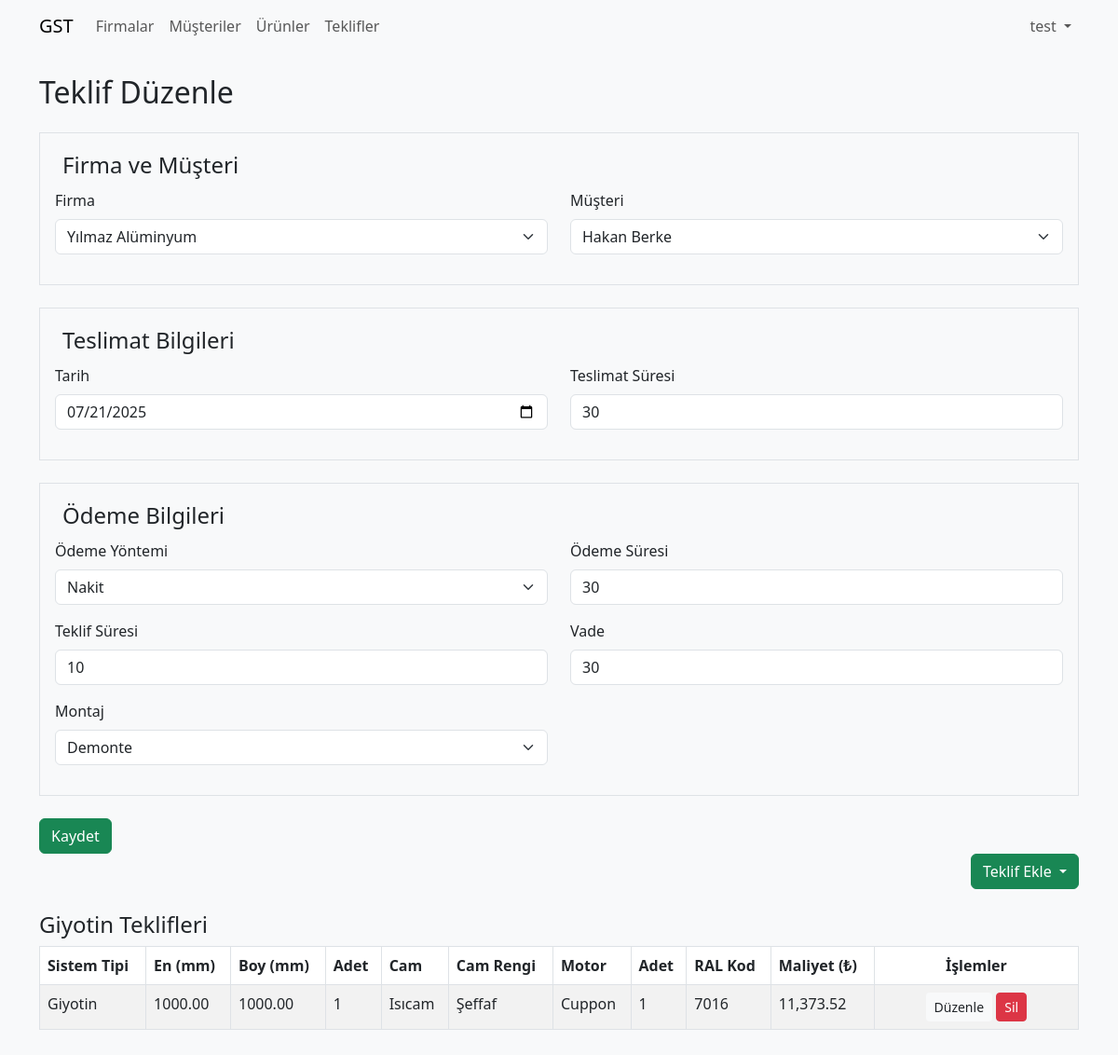
/offer_form?id=4 (signed in), run on the app's committed database.
### tables this page shows
CREATE TABLE `master_quotes` (
  `id` bigint(20) UNSIGNED NOT NULL,
  `company_id` int(10) UNSIGNED NOT NULL,
  `contact_id` int(10) UNSIGNED NOT NULL,
  `quote_date` date NOT NULL,
  `prepared_by` int(10) UNSIGNED DEFAULT NULL,
  `delivery_term` varchar(50) DEFAULT NULL,
  `payment_method` varchar(50) DEFAULT NULL,
  `payment_due` varchar(50) DEFAULT NULL,
  `quote_validity` varchar(50) DEFAULT NULL,
  `maturity` varchar(50) DEFAULT NULL,
  `total_amount` decimal(14,2) DEFAULT NULL,
  `discount_rate` decimal(5,2) DEFAULT NULL,
  `discount_amount` decimal(14,2) DEFAULT NULL,
  `vat_rate` decimal(5,2) DEFAULT NULL,
  `vat_amount` decimal(14,2) DEFAULT NULL,
  `taxes_included_total` decimal(14,2) DEFAULT NULL,
  `assembly_type` varchar(255) DEFAULT NULL
);

CREATE TABLE `companies` (
  `id` int(10) UNSIGNED NOT NULL,
  `name` varchar(100) NOT NULL,
  `phone` varchar(20) DEFAULT NULL,
  `address` varchar(255) DEFAULT NULL,
  `email` varchar(100) DEFAULT NULL
);

CREATE TABLE `guillotine_quotes` (
  `id` bigint(20) UNSIGNED NOT NULL,
  `master_quote_id` bigint(20) UNSIGNED NOT NULL,
  `system_type` varchar(50) NOT NULL,
  `width_mm` decimal(10,2) NOT NULL,
  `height_mm` decimal(10,2) NOT NULL,
  `system_qty` int(10) UNSIGNED NOT NULL,
  `motor_system` varchar(50) DEFAULT NULL,
  `remote_system` varchar(50) DEFAULT NULL,
  `remote_qty` int(10) UNSIGNED DEFAULT NULL,
  `ral_code` varchar(50) DEFAULT NULL,
  `glass_type` varchar(50) DEFAULT NULL,
  `glass_color` varchar(50) DEFAULT NULL,
  `total_price` decimal(12,2) DEFAULT NULL,
  `profit_margin_rate` decimal(5,2) DEFAULT NULL COMMENT 'Yüzde cinsinden kâr marjı oranı',
  `profit_margin_amount` decimal(12,2) DEFAULT NULL COMMENT 'Toplam fiyat üzerinden hesaplanan kâr tutarı'
);

### helpers/theme.php (called while the page is built, shortened)
<?php
function get_theme(): string
{
    return $_SESSION['theme'] ?? 'light';
}
function theme_css(): string
{
    return (get_theme() === 'dark')
        ? 'https://cdn.jsdelivr.net/npm/bootswatch@5.3.0/dist/darkly/bootstrap.min.css'
        : 'https://cdn.jsdelivr.net/npm/bootstrap@5.3.0/dist/css/bootstrap.min.css';
}
function get_color(): string
{
    return $_SESSION['color'] ?? 'primary';
}

### offer_form.php (the view, shortened to what this page needs)
<?php
require_once 'config.php';
require_once 'helpers/theme.php';
$companyStmt = $pdo->query("SELECT id, name FROM companies ORDER BY name");
$companies = $companyStmt->fetchAll();
$customerStmt = $pdo->query("SELECT id, CONCAT(first_name,' ',last_name) AS name FROM customers ORDER BY first_name, last_name");
$customers = $customerStmt->fetchAll();
$canAdd = count($companies) > 0 && count($customers) > 0;
$id = isset($_GET['id']) ? (int) $_GET['id'] : 0;
$quote = null;
$guillotines = [];
if ($id) {
    $stmt = $pdo->prepare("SELECT * FROM master_quotes WHERE id = :id");
    $stmt->execute([':id' => $id]);
    $quote = $stmt->fetch();
    $gStmt = $pdo->prepare("SELECT * FROM guillotine_quotes WHERE master_quote_id = :id");
    $gStmt->execute([':id' => $id]);
    $guillotines = $gStmt->fetchAll();
}
?>
<!DOCTYPE html>
<html lang="tr">
<head>
    <link href="<?php echo theme_css(); ?>" rel="stylesheet">
</head>
<body class="bg-light">
    <?php include 'includes/header.php'; ?>
    <div class="container py-4">
        <h2 class="mb-4">Teklif <?php echo $id ? 'Düzenle' : 'Ekle'; ?></h2>
        <?php if (!$canAdd): ?>
        <div class="alert alert-warning">
            Teklif ekleyebilmek için önce <a href="company" class="alert-link">firma</a> ve <a href="customers"
                class="alert-link">müşteri</a> eklemelisiniz.
        </div>
        <?php else: ?>
        <form method="post">
            <fieldset class="border p-3 mb-4">
                <legend class="w-auto px-2">Firma ve Müşteri</legend>
                <div class="row">
                    <div class="col-md-6 mb-3">
                        <label class="form-label">Firma</label>
                        <select name="company_id" class="form-select" required>
                            <?php foreach ($companies as $co): ?>
                            <option value="<?php echo $co['id']; ?>"
                                <?php echo ($quote && $quote['company_id'] == $co['id']) ? 'selected' : ''; ?>>
                                <?php echo htmlspecialchars($co['name']); ?></option>
                            <?php endforeach; ?>
                        </select>
                    </div>
                    <div class="col-md-6 mb-3">
                        <label class="form-label">Müşteri</label>
                        <select name="contact_id" class="form-select" required>
                            <?php foreach ($customers as $cu): ?>
                            <option value="<?php echo $cu['id']; ?>"
                                <?php echo ($quote && $quote['contact_id'] == $cu['id']) ? 'selected' : ''; ?>>
                                <?php echo htmlspecialchars($cu['name']); ?></option>
                            <?php endforeach; ?>
                        </select>
                    </div>
                </div>
            </fieldset>
            <fieldset class="border p-3 mb-4">
                <legend class="w-auto px-2">Teslimat Bilgileri</legend>
                <div class="row">
                    <div class="col-md-6 mb-3">
                        <label class="form-label">Tarih</label>
                        <input type="date" name="quote_date" class="form-control"
                            value="<?php echo $quote ? htmlspecialchars($quote['quote_date']) : ''; ?>" required>
                    </div>
                    <div class="col-md-6 mb-3">
                        <label class="form-label">Teslimat Süresi</label>
                        <input type="text" name="delivery_term" class="form-control"
                            value="<?php echo $quote ? htmlspecialchars($quote['delivery_term']) : ''; ?>">
                    </div>
                </div>
            </fieldset>
            <fieldset class="border p-3 mb-4">
                <legend class="w-auto px-2">Ödeme Bilgileri</legend>
                <div class="row">
                    <div class="col-md-6 mb-3">
                        <label class="form-label">Ödeme Yöntemi</label>
                        <select name="payment_method" class="form-select">
                            <?php
                            $methods = ['Nakit', 'Havale/EFT', 'Kredi Kartı', 'Çek', 'Senet'];
                            $current = $quote['payment_method'] ?? '';
                            foreach ($methods as $method): ?>
                            <option value="<?php echo $method; ?>"
                                <?php echo $current === $method ? 'selected' : ''; ?>>
                                <?php echo $method; ?></option>
                            <?php endforeach; ?>
                        </select>
                    </div>
                    <div class="col-md-6 mb-3">
                        <label class="form-label">Ödeme Süresi</label>
                        <input type="text" name="payment_due" class="form-control"
                            value="<?php echo $quote ? htmlspecialchars($quote['payment_due']) : ''; ?>">
                    </div>
                </div>
                <div class="row">
                    <div class="col-md-6 mb-3">
                        <label class="form-label">Teklif Süresi</label>
                        <input type="text" name="quote_validity" class="form-control"
                            value="<?php echo $quote ? htmlspecialchars($quote['quote_validity']) : ''; ?>">
                    </div>
                    <div class="col-md-6 mb-3">
                        <label class="form-label">Vade</label>
                        <input type="text" name="maturity" class="form-control"
                            value="<?php echo $quote ? htmlspecialchars($quote['maturity']) : ''; ?>">
                    </div>
                </div>
                <div class="row">
                    <div class="col-md-6 mb-3">
                        <label class="form-label">Montaj</label>
                        <select name="assembly_type" class="form-select">
                            <?php
                            $assemblyOptions = ['Demonte', 'Müşteri Montajlı', 'Bayi Montajlı'];
                            $currentAssembly = $quote['assembly_type'] ?? '';
                            foreach ($assemblyOptions as $opt): ?>
                            <option value="<?php echo $opt; ?>"
                                <?php echo $currentAssembly === $opt ? 'selected' : ''; ?>><?php echo $opt; ?></option>
                            <?php endforeach; ?>
                        </select>
                    </div>
                </div>
            </fieldset>
            <button type="submit" class="btn btn-<?php echo get_color(); ?>">Kaydet</button>
        </form>
        <div class="mb-3 d-flex">
            <div class="dropdown ms-auto">
                <button class="btn btn-<?php echo get_color(); ?> dropdown-toggle" type="button" id="offerDropdown"
                    data-bs-toggle="dropdown" aria-expanded="false">
                    Teklif Ekle
                </button>
            </div>
        </div>
        <?php if ($id): ?>
        <?php if ($guillotines): ?>
        <h4 class="mt-4">Giyotin Teklifleri</h4>
        <table class="table table-bordered table-striped">
            <thead>
                <tr>
                    <th>Sistem Tipi</th>
                    <th>En (mm)</th>
                    <th>Boy (mm)</th>
                    <th>Adet</th>
                    <th>Cam</th>
                    <th>Cam Rengi</th>
                    <th>Motor</th>
                    <th>Adet</th>
                    <th>RAL Kod</th>
                    <th>Maliyet (₺)</th>
                    <th class="text-center actions-col">İşlemler</th>
                </tr>
            </thead>
            <tbody>
                <?php foreach ($guillotines as $g): ?>
                <tr>
                    <td><?php echo htmlspecialchars($g['system_type']); ?></td>
                    <td><?php echo htmlspecialchars($g['width_mm']); ?></td>
                    <td><?php echo htmlspecialchars($g['height_mm']); ?></td>
                    <td><?php echo htmlspecialchars($g['system_qty']); ?></td>
                    <td><?php echo htmlspecialchars($g['glass_type']); ?></td>
                    <td><?php echo htmlspecialchars($g['glass_color']); ?></td>
                    <td><?php echo htmlspecialchars($g['motor_system']); ?></td>
                    <td><?php echo htmlspecialchars($g['remote_qty']); ?></td>
                    <td><?php echo htmlspecialchars($g['ral_code']); ?></td>
                    <td><?php echo number_format((float)$g['total_price'], 2); ?></td>
                    <td class="text-center">
                        <button class="btn btn-sm bg-light text-dark edit-guillotine-btn" data-bs-toggle="modal"
                            data-bs-target="#giyotinModal" data-id="<?php echo $g['id']; ?>"
                            data-width="<?php echo htmlspecialchars($g['width_mm']); ?>"
                            data-height="<?php echo htmlspecialchars($g['height_mm']); ?>"
                            data-qty="<?php echo htmlspecialchars($g['system_qty']); ?>"
                            data-glass="<?php echo htmlspecialchars($g['glass_type']); ?>"
                            data-color="<?php echo htmlspecialchars($g['glass_color']); ?>"
                            data-motor="<?php echo htmlspecialchars($g['motor_system']); ?>"
                            data-remote="<?php echo htmlspecialchars($g['remote_qty']); ?>"
                            data-ral="<?php echo htmlspecialchars($g['ral_code']); ?>">
                            Düzenle
                        </button>
                        <form method="post" action="offer_form?id=<?php echo $id; ?>" class="d-inline-block"
                            onsubmit="return confirm('Silmek istediğinize emin misiniz?');">
                            <button type="submit" class="btn btn-sm btn-danger">Sil</button>
                        </form>
                    </td>
                </tr>
                <?php endforeach; ?>
            </tbody>
        </table>
        <?php endif; ?>
        <?php endif; ?>
        <?php endif; ?>
    </div>
</body>
</html>

### assets/css/style.css (style rules this page uses)
.actions-col { min-width: 200px; white-space: nowrap; }

### data on the page
master_quotes: company_id "Yılmaz Alüminyum", contact_id "Hakan Berke", quote_date "07/21/2025", delivery_term "30", payment_method "Nakit", payment_due "30", quote_validity "10", maturity "30", assembly_type "Demonte"
guillotine_quotes: system_type "Giyotin", width_mm "1000.00", height_mm "1000.00", system_qty "1", glass_type "Isıcam", glass_color "Şeffaf", motor_system "Cuppon", remote_qty "1", ral_code "7016", total_price "11,373.52"

### other printed values
$_SESSION['user']['username'] "test"
